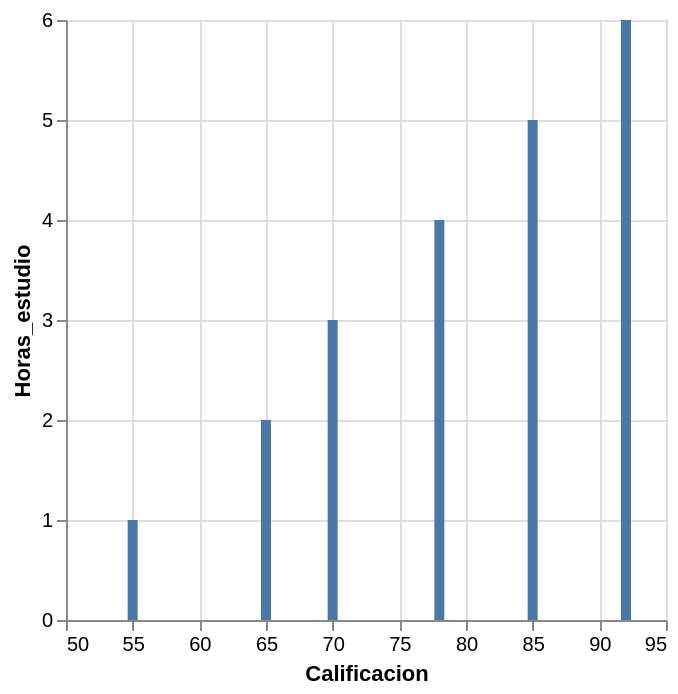

Notebook source saved alongside this figure:
### Code cell
estudio.plot.bar(x='Calificacion', y='Horas_estudio')

### Figure 1 — Vega-Lite specification as saved in the notebook (floating-point values rounded to 4 significant figures)
{"config": {"view": {"continuousWidth": 300, "continuousHeight": 300}}, "data": {"name": "data-b44f1e1b1f88931f052fc78e6c80ece9"}, "mark": {"type": "bar", "tooltip": true}, "encoding": {"x": {"field": "Calificacion", "type": "quantitative"}, "y": {"field": "Horas_estudio", "type": "quantitative"}}, "params": [{"name": "param_1e9efca18e7a2868", "select": {"type": "interval", "encodings": ["x", "y"]}, "bind": "scales"}], "$schema": "https://vega.github.io/schema/vega-lite/v6.4.1.json", "datasets": {"data-b44f1e1b1f88931f052fc78e6c80ece9": [{"Estudiante": "Ana", "Horas_estudio": 2, "Calificacion": 65, "Horas_sueño": 8}, {"Estudiante": "Luis", "Horas_estudio": 5, "Calificacion": 85, "Horas_sueño": 6}, {"Estudiante": "Carla", "Horas_estudio": 1, "Calificacion": 55, "Horas_sueño": 9}, {"Estudiante": "Diego", "Horas_estudio": 4, "Calificacion": 78, "Horas_sueño": 7}, {"Estudiante": "Sofia", "Horas_estudio": 6, "Calificacion": 92, "Horas_sueño": 5}, {"Estudiante": "Marco", "Horas_estudio": 3, "Calificacion": 70, "Horas_sueño": 8}]}}
